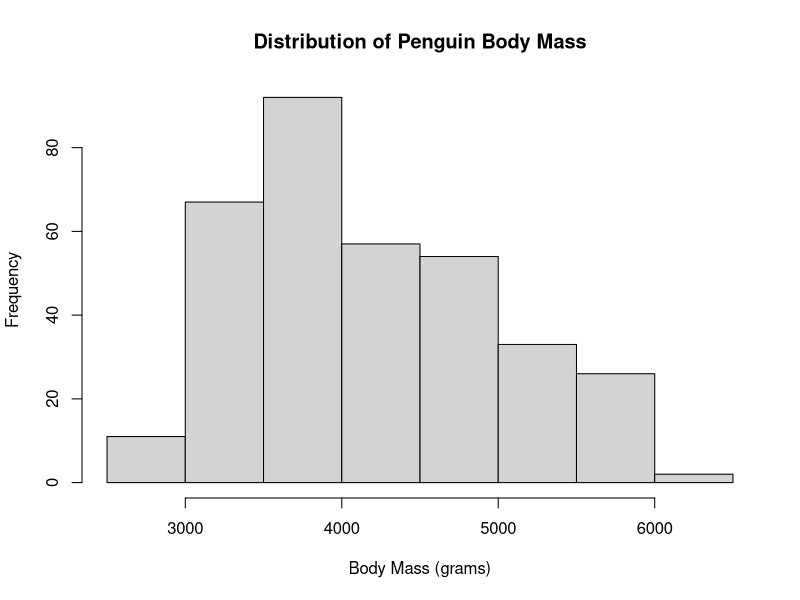
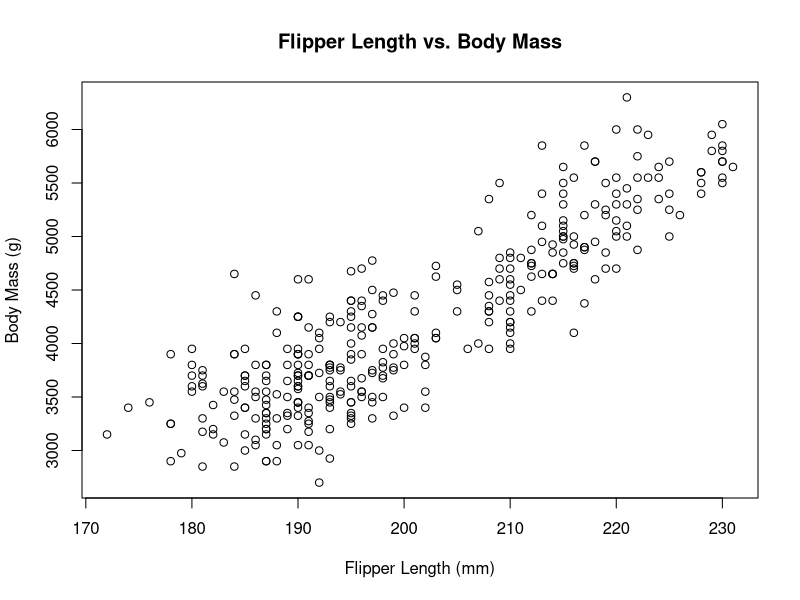

These charts were generated, in order, by the following R code:
## ---- chunk 1
library(palmerpenguins)

data(penguins)

head(penguins)
## Descriptive Statistics
## ---- chunk 2
table(penguins$species)

table(penguins$island)
## ---- chunk 3
table(penguins$sex)
## ---- chunk 4
hist(penguins$body_mass_g,
     main = "Distribution of Penguin Body Mass",
     xlab = "Body Mass (grams)")
## ---- chunk 5
plot(penguins$flipper_length_mm,
     penguins$body_mass_g,
     main = "Flipper Length vs. Body Mass",
     xlab = "Flipper Length (mm)",
     ylab = "Body Mass (g)")
## ---- chunk 6
